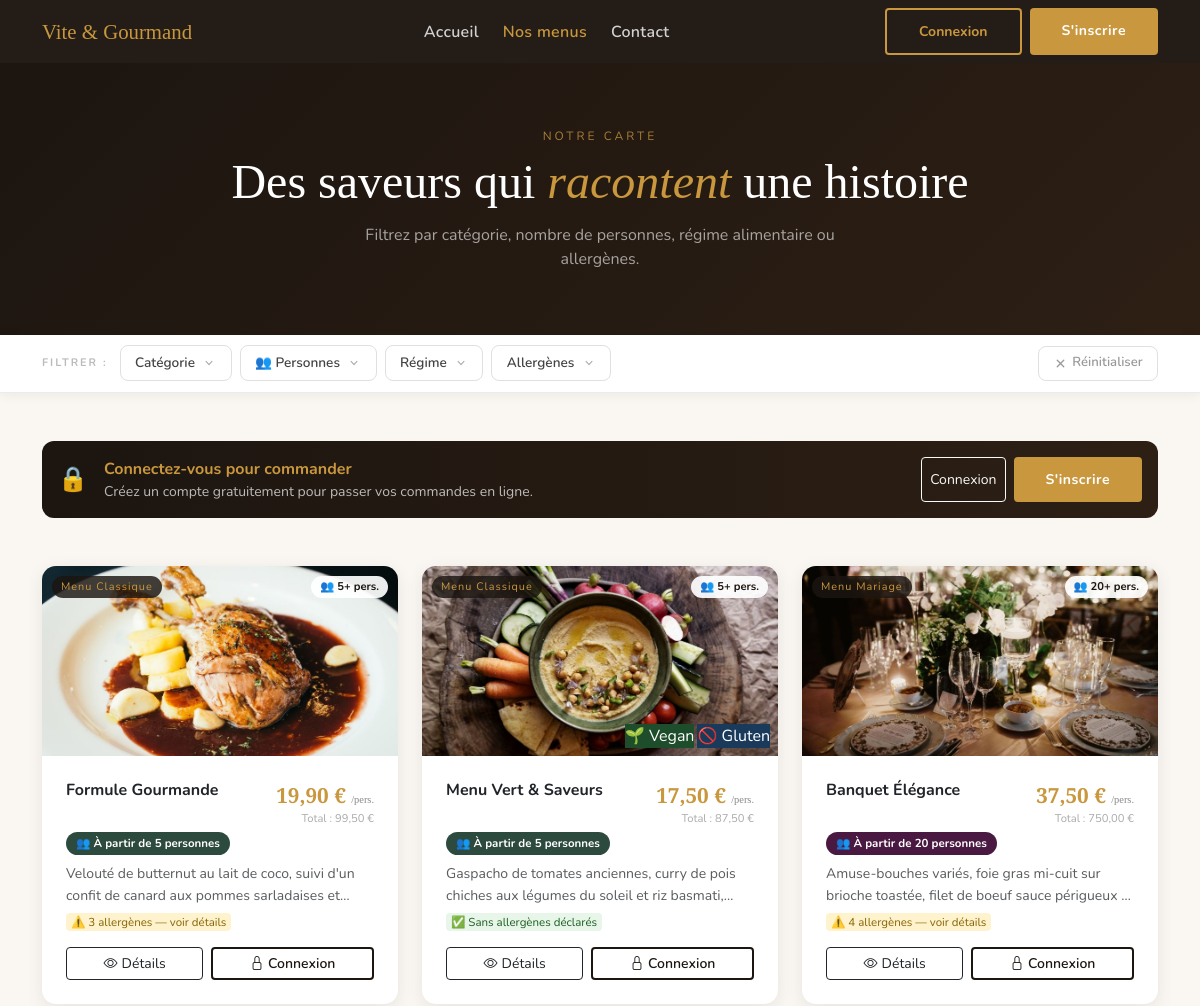
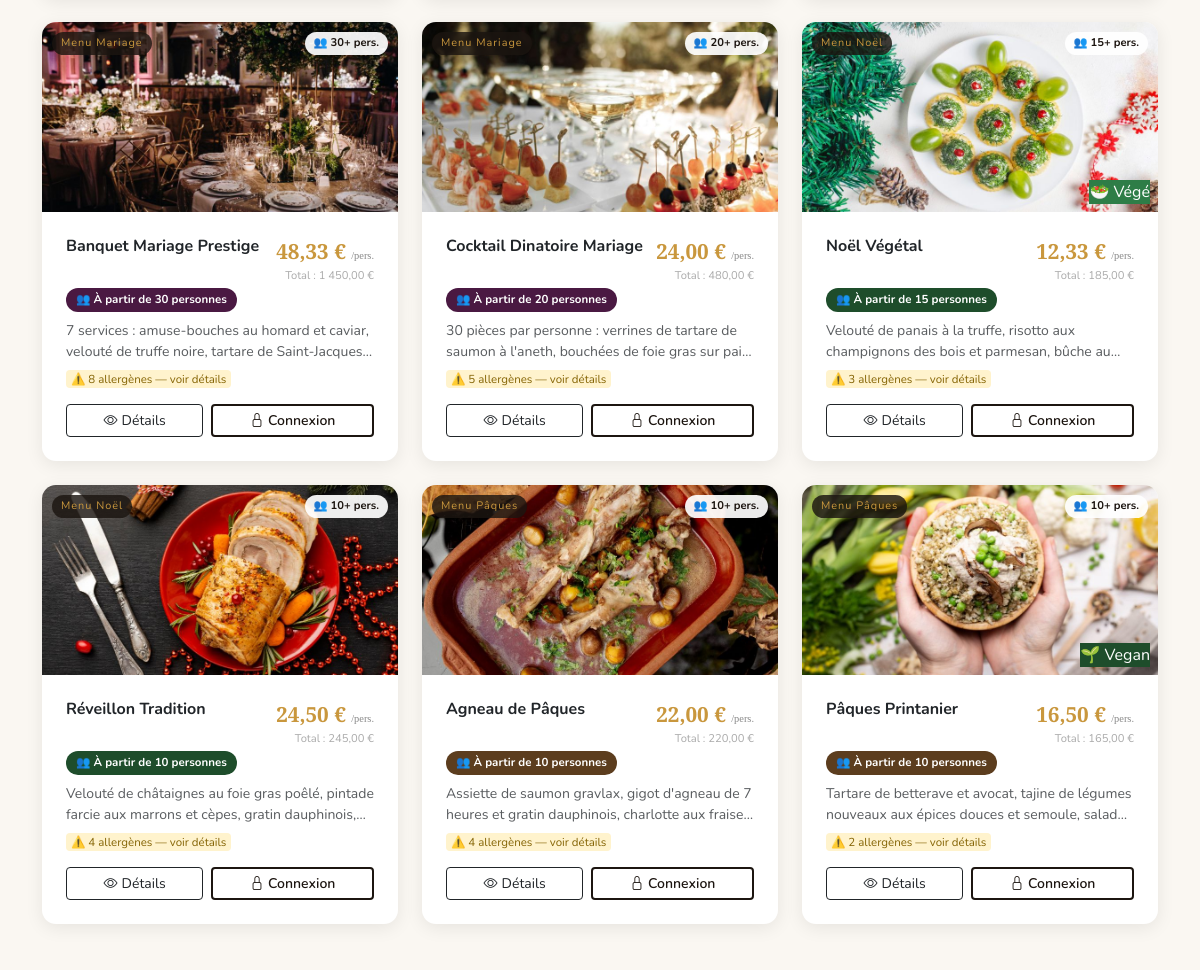
The page /menus.php (upper part) on the database as committed earlier (2 pictures, top to bottom).
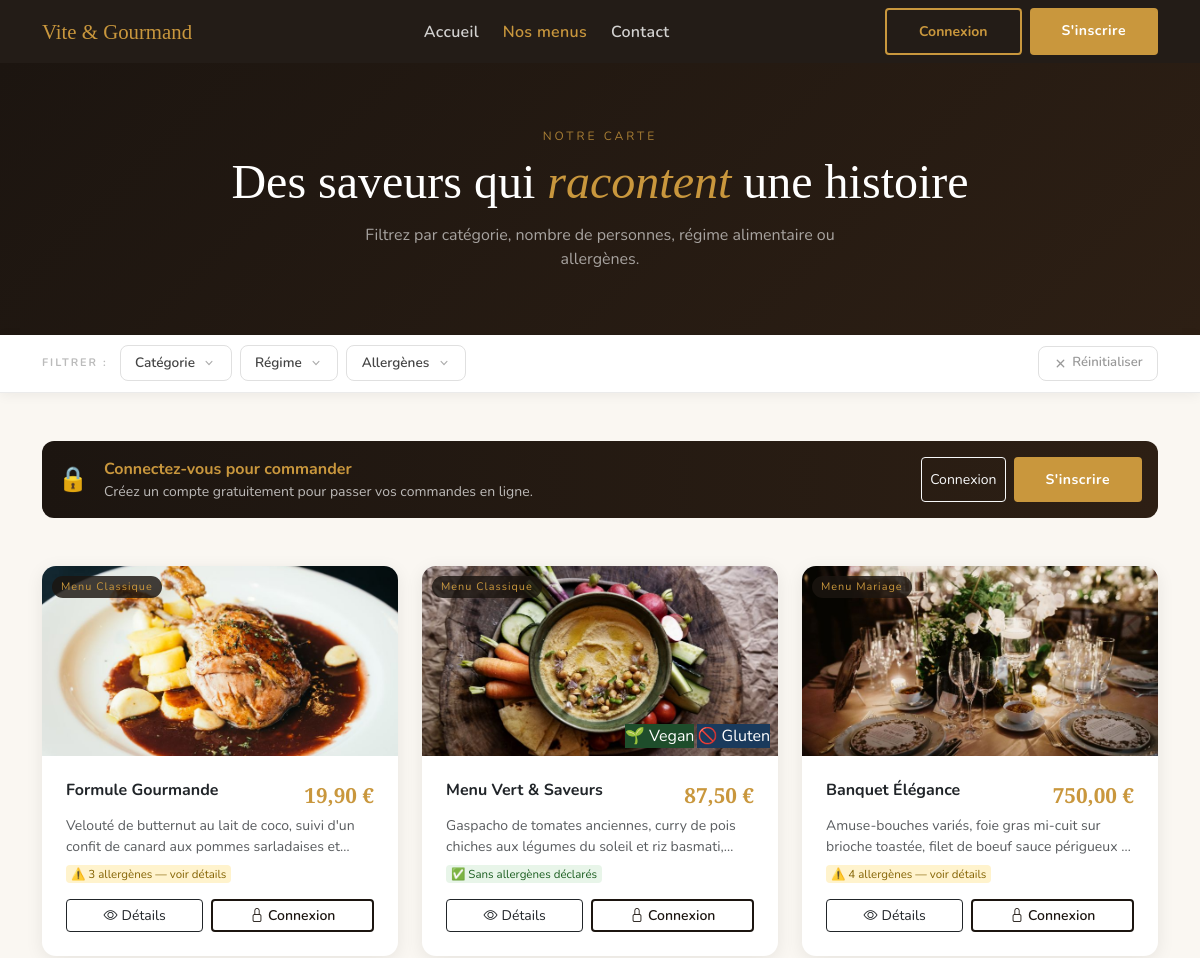
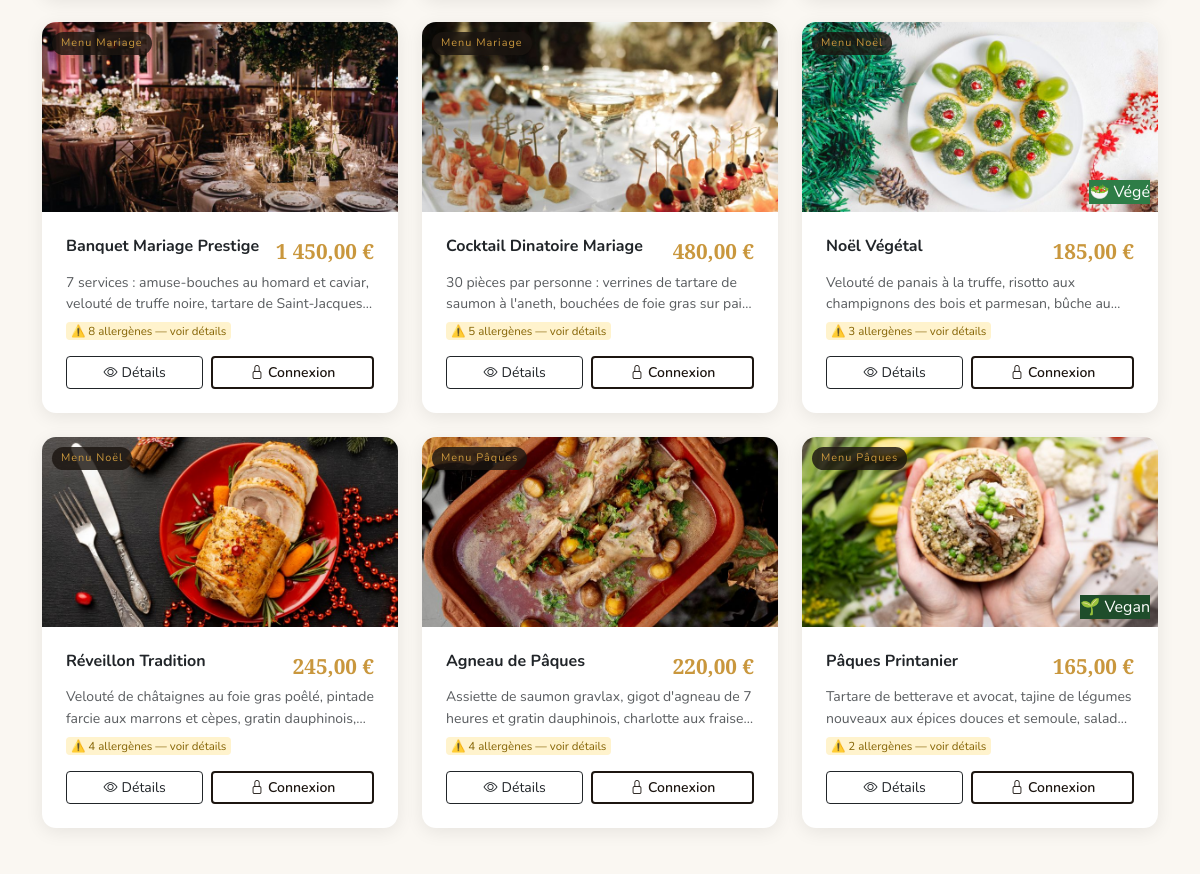
The same page on the database as committed later (2 pictures, top to bottom).
### tables this page shows
CREATE TABLE `menus` (
  `id` int(11) NOT NULL,
  `nom` varchar(200) NOT NULL,
  `description` text DEFAULT NULL,
  `prix` decimal(10,2) NOT NULL,
  `categorie` varchar(100) NOT NULL,
  `disponible` tinyint(1) DEFAULT 1,
  `image_url` text DEFAULT '',
  `allergenes` text DEFAULT '',
  `regime` varchar(200) DEFAULT '',
  `personnes_min` int(11) DEFAULT 1,
  `created_at` datetime DEFAULT current_timestamp()
);

### menus.php (the view, shortened to what the rows shown need)
<?php
include 'includes/db.php';
$is_logged = isset($_SESSION['user_id']);
$cat_config = [
    'Menu Classique' => ['emoji' => '🍽️', 'couleur' => '#2D4A3E'],
    'Menu Noël'      => ['emoji' => '🎄', 'couleur' => '#1E4D2B'],
    'Menu Pâques'    => ['emoji' => '🐣', 'couleur' => '#5C3D1E'],
    'Menu Mariage'   => ['emoji' => '💍', 'couleur' => '#4A1942'],
];
$menus = $pdo
    ->query("SELECT * FROM menus WHERE disponible = 1 ORDER BY categorie, nom")
    ->fetchAll();
?>
<!DOCTYPE html>
<html lang="fr">
<head>
    <link rel="stylesheet" href="https://cdn.jsdelivr.net/npm/bootstrap@5.3.0/dist/css/bootstrap.min.css">
    <link rel="stylesheet" href="https://cdn.jsdelivr.net/npm/bootstrap-icons@1.11.0/font/bootstrap-icons.css">
    <link rel="stylesheet" href="css/global.css">
    <link rel="stylesheet" href="css/public.css">
</head>
<body>
    <div class="page-hero">
        <div class="container">
            <h1 style="font-family: 'Playfair Display', serif; color: #fff; font-size: clamp(2rem, 4vw, 3.2rem);">
            Des saveurs qui <em style="color: var(--gold);">racontent</em> une histoire
            </h1>
        </div>
    </div>
    <div class="container py-5">
        <div class="row g-4" id="menu-grid">
            <?php foreach ($menus as $menu):
            $cat    = $menu['categorie'];
            $config = $cat_config[$cat] ?? ['emoji' => '🍽️', 'couleur' => '#1C1510'];
            $allergenes = array_filter(array_map('trim', explode(',', $menu['allergenes'] ?? '')));
            $regimes    = array_filter(array_map('trim', explode(',', $menu['regime']    ?? '')));
            $nb_pers = max(1, (int)($menu['personnes_min'] ?? 1));
            ?>
            <div class="col-md-6 col-lg-4 menu-item-wrap"
                data-cat="<?= htmlspecialchars($cat) ?>"
                data-allergens="<?= htmlspecialchars($menu['allergenes'] ?? '') ?>"
                data-regimes="<?= htmlspecialchars($menu['regime'] ?? '') ?>"
                data-pers="<?= $nb_pers ?>">
                <div class="menu-card-pub">
                    <div class="position-relative">
                        <?php if (!empty($menu['image_url'])): ?>
                            <img src="<?= htmlspecialchars($menu['image_url']) ?>"
                                alt="<?= htmlspecialchars($menu['nom']) ?>"
                                class="menu-img" loading="lazy">
                        <?php endif; ?>
                        <span class="cat-badge"><?= htmlspecialchars($cat) ?></span>
                        <?php if ($nb_pers > 1): ?>
                            <span class="pers-badge">👥 <?= $nb_pers ?>+ pers.</span>
                        <?php endif; ?>
                        <div style="position: absolute; bottom: 8px; right: 8px; display: flex; flex-wrap: wrap; gap: 3px; justify-content: flex-end;">
                            <?php if (in_array('vegan', $regimes)): ?>
                                <span class="rg-badge" style="background: #1E4D2B; color: #fff;">🌱 Vegan</span>
                            <?php elseif (in_array('vegetarien', $regimes)): ?>
                                <span class="rg-badge" style="background: #2E7D47; color: #fff;">🥗 Végé</span>
                            <?php endif; ?>
                            <?php if (in_array('sans_gluten', $regimes)): ?>
                                <span class="rg-badge" style="background: #1A3A5C; color: #fff;">🚫 Gluten</span>
                            <?php endif; ?>
                        </div>
                    </div>
                    <div class="card-body p-4 d-flex flex-column flex-grow-1">
                        <div class="d-flex justify-content-between align-items-start mb-1 gap-2">
                            <h5 class="fw-bold mb-0" style="line-height: 1.3; font-size: 1rem;">
                                <?= htmlspecialchars($menu['nom']) ?>
                            </h5>
                            <div class="text-end flex-shrink-0">
                                <?php if ($nb_pers > 1):
                                    $prix_par_pers = $menu['prix'] / $nb_pers;
                                ?>
                                    <div class="prix">
                                        <?= number_format($prix_par_pers, 2, ',', ' ') ?> €
                                        <span style="font-size: .65rem; font-weight: 400; color: #888;">/pers.</span>
                                    </div>
                                    <div style="font-size: .7rem; color: #aaa;">
                                        Total : <?= number_format($menu['prix'], 2, ',', ' ') ?> €
                                    </div>
                                <?php else: ?>
                                    <div class="prix"><?= number_format($menu['prix'], 2, ',', ' ') ?> €</div>
                                <?php endif; ?>
                            </div>
                        </div>
                        <?php if ($nb_pers > 1): ?>
                        <div class="mb-2">
                            <span style="display: inline-flex; align-items: center; gap: .3rem; background: <?= $config['couleur'] ?>; color: #fff; border-radius: 50px; padding: 3px 10px; font-size: .72rem; font-weight: 700;">
                                👥 À partir de <?= $nb_pers ?> personnes
                            </span>
                        </div>
                        <?php endif; ?>
                        <p class="text-muted small mb-2 flex-grow-1"
                        style="display: -webkit-box; -webkit-line-clamp: 2; -webkit-box-orient: vertical; overflow: hidden; line-height: 1.55; min-height: 2.6em;">
                            <?= htmlspecialchars($menu['description']) ?>
                        </p>
                        <?php if (!empty($allergenes)): ?>
                            <div class="mb-3">
                                <span class="al-chip"
                                    style="background: #FFF3CD; color: #856404; font-size: .72rem; cursor: pointer;"
                                    onclick="this.closest('.menu-card-pub').querySelector('.btn-detail').click()">
                                    ⚠️ <?= count($allergenes) ?> allergène<?= count($allergenes) > 1 ? 's' : '' ?> — voir détails
                                </span>
                            </div>
                        <?php else: ?>
                            <div class="mb-3">
                                <span class="al-chip" style="background: #E8F5E9; color: #1B5E20; font-size: .72rem;">
                                    ✅ Sans allergènes déclarés
                                </span>
                            </div>
                        <?php endif; ?>
                        <div class="d-flex gap-2">
                            <button class="btn btn-outline-dark flex-grow-1 btn-sm btn-detail"
                                    data-nom="<?= htmlspecialchars($menu['nom'],        ENT_QUOTES) ?>"
                                    data-prix="<?= number_format($menu['prix'], 2, ',', ' ') ?>"
                                    data-ppp="<?= $nb_pers > 1 ? number_format($menu['prix'] / $nb_pers, 2, ',', ' ') : '' ?>"
                                    data-cat="<?= htmlspecialchars($cat,                ENT_QUOTES) ?>"
                                    data-desc="<?= htmlspecialchars($menu['description'], ENT_QUOTES) ?>"
                                    data-img="<?= htmlspecialchars($menu['image_url'] ?? '', ENT_QUOTES) ?>"
                                    data-allergens="<?= htmlspecialchars($menu['allergenes'] ?? '', ENT_QUOTES) ?>"
                                    data-regimes="<?= htmlspecialchars($menu['regime'] ?? '',    ENT_QUOTES) ?>"
                                    data-pers="<?= $nb_pers ?>"
                                    data-color="<?= $config['couleur'] ?>"
                                    data-emoji="<?= $config['emoji'] ?>">
                                <i class="bi bi-eye me-1"></i>Détails
                            </button>
                            <?php if ($is_logged): ?>
                                <a href="user/menu.php" class="btn btn-gold flex-grow-1 btn-sm">
                                    <i class="bi bi-cart-plus me-1"></i>Commander
                                </a>
                            <?php else: ?>
                                <a href="login.php" class="btn flex-grow-1 btn-sm fw-semibold justify-content-center"
                                style="border: 2px solid var(--dark); color: var(--dark);">
                                    <i class="bi bi-lock me-1"></i>Connexion
                                </a>
                            <?php endif; ?>
                        </div>
                    </div>
                </div>
            </div>
                <?php endforeach; ?>
        </div>
    </div>
</body>

Rows that differ between the two databases and show on the page:
changed menus "Formule Gourmande": personnes_min "5" → (not shown); prix_par_pers "19,90" → (not shown); prix "99,50" → "19,90"
changed menus "Menu Vert & Saveurs": personnes_min "5" → (not shown); prix_par_pers "17,50" → (not shown)
changed menus "Banquet Élégance": personnes_min "20" → (not shown); prix_par_pers "37,50" → (not shown)
changed menus "Banquet Mariage Prestige": personnes_min "30" → (not shown); prix_par_pers "48,33" → (not shown)
changed menus "Cocktail Dinatoire Mariage": personnes_min "20" → (not shown); prix_par_pers "24,00" → (not shown)
changed menus "Noël Végétal": personnes_min "15" → (not shown); prix_par_pers "12,33" → (not shown)
changed menus "Réveillon Tradition": personnes_min "10" → (not shown); prix_par_pers "24,50" → (not shown)
changed menus "Agneau de Pâques": personnes_min "10" → (not shown); prix_par_pers "22,00" → (not shown)
changed menus "Pâques Printanier": personnes_min "10" → (not shown); prix_par_pers "16,50" → (not shown)
Other text that changed with them:
text no longer shown: "👥 Personnes"
